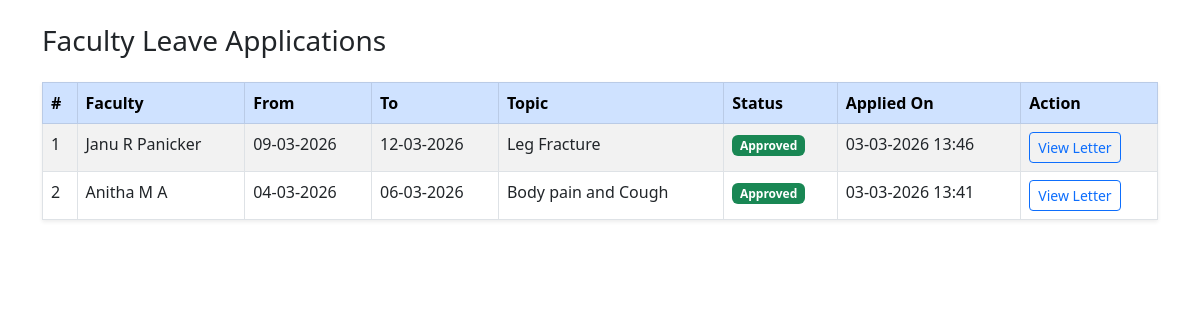
Page /faculty/admin/leaves/ on the committed database.
### faculty/models.py (models this page shows, shortened)
class LeaveApplication(models.Model):
    STATUS_PENDING = 'Pending'
    STATUS_APPROVED = 'Approved'
    STATUS_REJECTED = 'Rejected'
    STATUS_CHOICES = [
        (STATUS_PENDING, 'Pending'),
        (STATUS_APPROVED, 'Approved'),
        (STATUS_REJECTED, 'Rejected'),
    ]
    faculty = models.ForeignKey(
        Faculty,
        on_delete=models.CASCADE,
        related_name='leave_applications'
    )
    from_date = models.DateField()
    to_date = models.DateField()
    topic = models.CharField(max_length=255)
    generated_letter = models.TextField()
    status = models.CharField(
        max_length=20,
        choices=STATUS_CHOICES,
        default=STATUS_PENDING
    )
    applied_on = models.DateTimeField(auto_now_add=True)

### accounts/models.py (models this page shows, shortened)
class Faculty(models.Model):
    faculty_id = models.CharField(max_length=20, unique=True)
    name = models.CharField(max_length=100)
    phone = models.CharField(max_length=15)
    password = models.CharField(max_length=100)  # For demo only
    is_absent = models.BooleanField(default=False)

### faculty/views.py (the view)
# urls.py: path('admin/leaves/', views.leave_applications_admin, name='leave_applications_admin'),
def leave_applications_admin(request):
    applications = LeaveApplication.objects.select_related('faculty').order_by('-applied_on')
    return render(request, 'faculty/leave_list_admin.html', {'applications': applications})

### faculty/templates/faculty/leave_list_admin.html (shortened to what this page needs)
{% load static %}
<!DOCTYPE html>
<html>
<head>
    <link href="https://cdn.jsdelivr.net/npm/bootstrap@5.3.0/dist/css/bootstrap.min.css" rel="stylesheet">
</head>
<body class="container mt-4">
<div class="d-flex justify-content-between align-items-center mb-3">
    <h3>Faculty Leave Applications</h3>
</div>
<table class="table table-striped table-bordered shadow-sm">
    <thead class="table-primary">
        <tr>
            <th>#</th>
            <th>Faculty</th>
            <th>From</th>
            <th>To</th>
            <th>Topic</th>
            <th>Status</th>
            <th>Applied On</th>
            <th>Action</th>
        </tr>
    </thead>
    <tbody>
        {% for application in applications %}
            <tr>
                <td>{{ forloop.counter }}</td>
                <td>{{ application.faculty.name }}</td>
                <td>{{ application.from_date|date:"d-m-Y" }}</td>
                <td>{{ application.to_date|date:"d-m-Y" }}</td>
                <td>{{ application.topic }}</td>
                <td>
                    {% if application.status == "Approved" %}
                        <span class="badge bg-success">{{ application.status }}</span>
                    {% elif application.status == "Rejected" %}
                        <span class="badge bg-danger">{{ application.status }}</span>
                    {% else %}
                        <span class="badge bg-warning text-dark">{{ application.status }}</span>
                    {% endif %}
                </td>
                <td>{{ application.applied_on|date:"d-m-Y H:i" }}</td>
                <td>
                    <a href="{% url 'leave_application_detail_admin' application.pk %}" class="btn btn-sm btn-outline-primary">
                        View Letter
                    </a>
                </td>
            </tr>
        {% empty %}
            <tr>
                <td colspan="8" class="text-center">No leave applications found.</td>
            </tr>
        {% endfor %}
    </tbody>
</table>
</body>
</html>

### rows in the picture
LeaveApplication: faculty.name "Janu R Panicker", from_date "09-03-2026", to_date "12-03-2026", topic "Leg Fracture", status "Approved", applied_on "03-03-2026 13:46"
LeaveApplication: faculty.name "Anitha M A", from_date "04-03-2026", to_date "06-03-2026", topic "Body pain and Cough", status "Approved", applied_on "03-03-2026 13:41"
